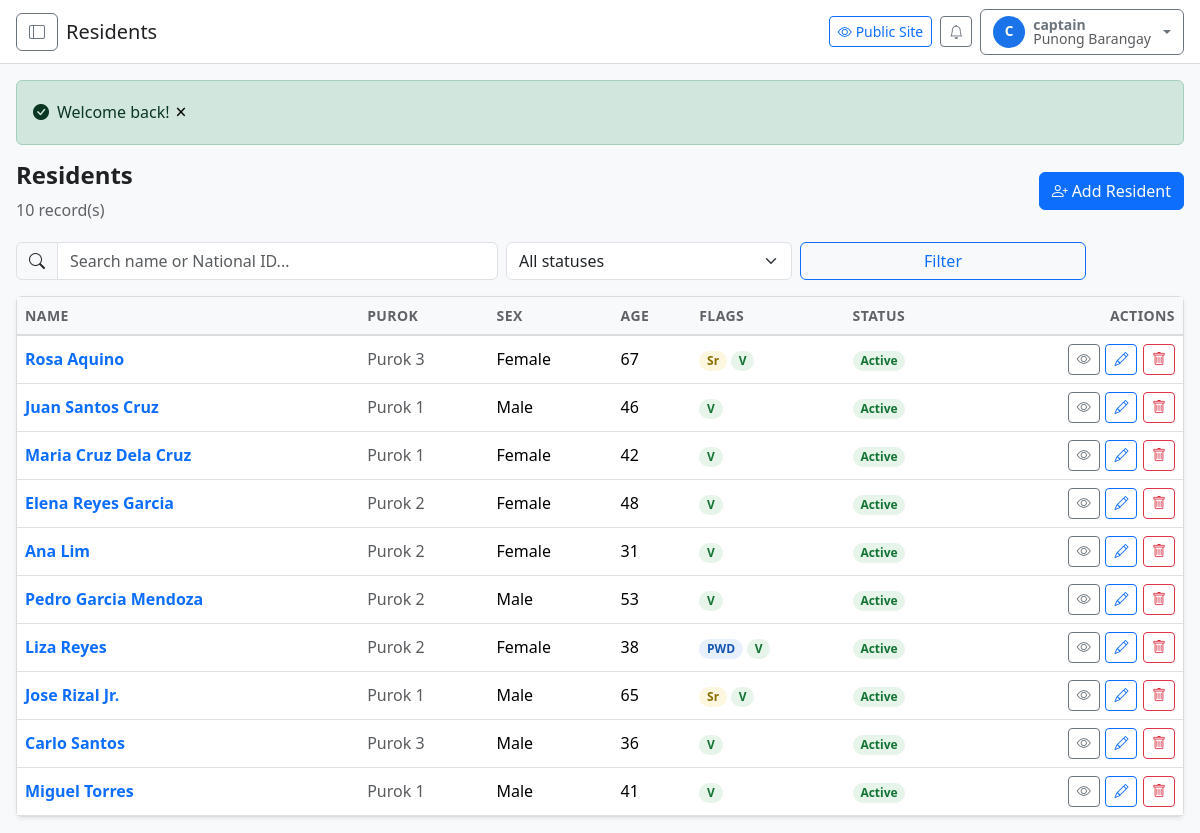
Screenshot of /admin/residents (signed in) with the database file from the repository.
### tables this page shows
CREATE TABLE `users` (
  `id` INT UNSIGNED NOT NULL AUTO_INCREMENT,
  `username` VARCHAR(50) NOT NULL,
  `email` VARCHAR(150) NOT NULL,
  `password_hash` VARCHAR(255) NOT NULL,
  `first_name` VARCHAR(100) NULL DEFAULT NULL,
  `last_name` VARCHAR(100) NULL DEFAULT NULL,
  `role` ENUM('captain','kagawad','secretary','treasurer','bhw','tanod','census','sk_chair','resident') NOT NULL DEFAULT 'resident',
  `status` ENUM('active','inactive','suspended') NOT NULL DEFAULT 'active',
  `email_verified_at` TIMESTAMP NULL DEFAULT NULL,
  `last_login_at` TIMESTAMP NULL DEFAULT NULL,
  `remember_token` VARCHAR(100) NULL DEFAULT NULL,
  `created_at` TIMESTAMP NOT NULL DEFAULT CURRENT_TIMESTAMP,
  `updated_at` TIMESTAMP NOT NULL DEFAULT CURRENT_TIMESTAMP ON UPDATE CURRENT_TIMESTAMP,
  `deleted_at` TIMESTAMP NULL DEFAULT NULL,
  PRIMARY KEY (`id`),
  UNIQUE KEY `uk_users_username` (`username`),
  UNIQUE KEY `uk_users_email` (`email`),
  INDEX `idx_users_role` (`role`),
  INDEX `idx_users_status` (`status`)
);

CREATE TABLE `residents` (
  `id` INT UNSIGNED NOT NULL AUTO_INCREMENT,
  `household_id` INT UNSIGNED NULL,
  `purok_id` INT UNSIGNED NULL,
  `national_id` VARCHAR(30) NULL,
  `first_name` VARCHAR(100) NOT NULL,
  `middle_name` VARCHAR(100) NULL,
  `last_name` VARCHAR(100) NOT NULL,
  `suffix` VARCHAR(10) NULL,
  `sex` ENUM('male','female') NOT NULL,
  `birthdate` DATE NOT NULL,
  `civil_status` ENUM('single','married','widowed','separated','divorced') NOT NULL DEFAULT 'single',
  `blood_type` VARCHAR(5) NULL,
  `disability_type` ENUM('none','visual','hearing','motor','speech','intellectual','psychosocial','multiple') NOT NULL DEFAULT 'none',
  `is_pwd` TINYINT(1) NOT NULL DEFAULT 0,
  `is_senior` TINYINT(1) NOT NULL DEFAULT 0,
  `is_voter` TINYINT(1) NOT NULL DEFAULT 0,
  `educational_attainment` ENUM('none','elementary','high_school','vocational','college','post_graduate') NULL,
  `occupation` VARCHAR(100) NULL,
  `monthly_income` DECIMAL(12,2) NULL,
  `phone` VARCHAR(20) NULL,
  `email` VARCHAR(150) NULL,
  `photo` VARCHAR(255) NULL,
  `status` ENUM('active','deceased','moved_out','inactive') NOT NULL DEFAULT 'active',
  `is_approved` TINYINT(1) NOT NULL DEFAULT 0,
  `created_at` TIMESTAMP NOT NULL DEFAULT CURRENT_TIMESTAMP,
  `updated_at` TIMESTAMP NOT NULL DEFAULT CURRENT_TIMESTAMP ON UPDATE CURRENT_TIMESTAMP,
  `deleted_at` TIMESTAMP NULL DEFAULT NULL,
  PRIMARY KEY (`id`),
  INDEX `idx_residents_household_id` (`household_id`),
  INDEX `idx_residents_purok_id` (`purok_id`),
  INDEX `idx_residents_last_name` (`last_name`),
  INDEX `idx_residents_first_name` (`first_name`),
  INDEX `idx_residents_status` (`status`),
  INDEX `idx_residents_sex` (`sex`),
  INDEX `idx_residents_birthdate` (`birthdate`),
  INDEX `idx_residents_civil_status` (`civil_status`),
  INDEX `idx_residents_is_voter` (`is_voter`),
  INDEX `idx_residents_is_pwd` (`is_pwd`),
  INDEX `idx_residents_is_senior` (`is_senior`),
  INDEX `idx_residents_national_id` (`national_id`),
  CONSTRAINT `fk_residents_household` FOREIGN KEY (`household_id`) REFERENCES `households` (`id`) ON DELETE SET NULL,
  CONSTRAINT `fk_residents_purok` FOREIGN KEY (`purok_id`) REFERENCES `puroks` (`id`) ON DELETE SET NULL
);

CREATE TABLE `puroks` (
  `id` INT UNSIGNED NOT NULL AUTO_INCREMENT,
  `barangay_id` INT UNSIGNED NOT NULL,
  `name` VARCHAR(100) NOT NULL,
  `code` VARCHAR(20) NULL,
  `type` ENUM('purok','sitio','zone') NOT NULL DEFAULT 'purok',
  `classification` ENUM('urban','rural') NOT NULL DEFAULT 'urban',
  `created_at` TIMESTAMP NOT NULL DEFAULT CURRENT_TIMESTAMP,
  `updated_at` TIMESTAMP NOT NULL DEFAULT CURRENT_TIMESTAMP ON UPDATE CURRENT_TIMESTAMP,
  `deleted_at` TIMESTAMP NULL DEFAULT NULL,
  PRIMARY KEY (`id`),
  INDEX `idx_puroks_barangay_id` (`barangay_id`),
  CONSTRAINT `fk_puroks_barangay` FOREIGN KEY (`barangay_id`) REFERENCES `barangays` (`id`) ON DELETE CASCADE
);

### views/admin/residents/index.php (the view, shortened to what the rows shown need)
<div class="page-header d-flex flex-wrap justify-content-between align-items-center gap-2">
    <div>
        <h1 class="page-title">Residents</h1>
        <p class="page-subtitle mb-0"><?= number_format($total) ?> record(s)</p>
    </div>
    <a href="<?= admin_url('residents/create') ?>" class="btn btn-primary"><i class="bi bi-person-plus me-1"></i>Add Resident</a>
</div>
<form method="GET" action="<?= admin_url('residents') ?>" class="row g-2 mb-3">
    <div class="col-md-5">
        <div class="input-group">
            <span class="input-group-text"><i class="bi bi-search"></i></span>
            <input type="text" name="q" class="form-control" placeholder="Search name or National ID..." value="<?= e($search) ?>">
        </div>
    </div>
    <div class="col-md-3">
        <select name="status" class="form-select">
            <option value="">All statuses</option>
        </select>
    </div>
    <div class="col-md-3">
        <button type="submit" class="btn btn-outline-primary w-100">Filter</button>
    </div>
</form>
<div class="card shadow-sm">
    <div class="table-responsive">
        <table class="table table-hover align-middle mb-0">
            <thead>
                <tr>
                    <th>Name</th>
                    <th>Purok</th>
                    <th>Sex</th>
                    <th>Age</th>
                    <th>Flags</th>
                    <th>Status</th>
                    <th class="text-end">Actions</th>
                </tr>
            </thead>
            <tbody>
                <?php foreach ($residents as $res): ?>
                    <?php
                        $age = '';
                        if ($res['birthdate']) {
                            $age = date_diff(date_create($res['birthdate']), date_create('today'))->y;
                        }
                    ?>
                    <tr>
                        <td>
                            <a href="<?= admin_url('residents/' . $res['id']) ?>" class="fw-semibold text-decoration-none">
                                <?= e(trim(($res['first_name'] ?? '') . ' ' . ($res['middle_name'] ?? '') . ' ' . $res['last_name'] . ($res['suffix'] ? ' ' . $res['suffix'] : ''))) ?>
                            </a>
                        </td>
                        <td class="text-muted"><?= e($res['purok_name'] ?? '—') ?></td>
                        <td class="text-capitalize"><?= e($res['sex']) ?></td>
                        <td><?= $age !== '' ? $age : '—' ?></td>
                        <td>
                            <span class="d-inline-flex gap-1">
                                <?php if ($res['is_senior']): ?><span class="badge rounded-pill badge-yellow" title="Senior">Sr</span><?php endif; ?>
                                <?php if ($res['is_pwd']): ?><span class="badge rounded-pill badge-blue" title="PWD">PWD</span><?php endif; ?>
                                <?php if ($res['is_voter']): ?><span class="badge rounded-pill badge-green" title="Voter">V</span><?php endif; ?>
                            </span>
                        </td>
                        <td>
                            <?php
                            $stBadge = match ($res['status']) {
                                'active' => 'badge-green',
                                'inactive', 'moved_out' => 'badge-yellow',
                                'deceased' => 'badge-gray',
                                default => 'badge-gray',
                            };
                            ?>
                            <span class="badge rounded-pill <?= $stBadge ?>"><?= ucwords(str_replace('_', ' ', $res['status'])) ?></span>
                        </td>
                        <td class="text-end">
                            <div class="table-actions justify-content-end">
                                <a href="<?= admin_url('residents/' . $res['id']) ?>" class="btn btn-sm btn-outline-secondary" title="View"><i class="bi bi-eye"></i></a>
                                <a href="<?= admin_url('residents/' . $res['id'] . '/edit') ?>" class="btn btn-sm btn-outline-primary" title="Edit"><i class="bi bi-pencil"></i></a>
                                <form method="POST" action="<?= admin_url('residents/' . $res['id'] . '/delete') ?>" class="d-inline" onsubmit="return confirm('Delete this resident?');">
                                    <button type="submit" class="btn btn-sm btn-outline-danger" title="Delete"><i class="bi bi-trash"></i></button>
                                </form>
                            </div>
                        </td>
                    </tr>
                <?php endforeach; ?>
            </tbody>
        </table>
    </div>
</div>

### views/admin/layouts/main.php (shortened to what the rows shown need)
<?php
$adminUser = \Auth::user();
$userModel = new \Models\User();
?>
<!DOCTYPE html>
<html lang="en" data-theme="light" data-font-scale="100">
<head>
    <link href="https://cdn.jsdelivr.net/npm/bootstrap@5.3.3/dist/css/bootstrap.min.css" rel="stylesheet">
    <link href="https://cdn.jsdelivr.net/npm/bootstrap-icons@1.11.3/font/bootstrap-icons.min.css" rel="stylesheet">
    <link rel="stylesheet" href="<?= asset('css/main.css') ?>">
    <link rel="stylesheet" href="<?= asset('css/admin.css') ?>">
    <link rel="stylesheet" href="<?= asset('css/accessibility.css') ?>" id="accessibility-css">
</head>
<body>
<div class="wrapper d-flex">
    <div class="content flex-grow-1 d-flex flex-column">
        <header class="admin-topbar d-flex align-items-center justify-content-between px-3 py-2">
            <div class="d-flex align-items-center gap-2">
                <button class="btn btn-outline-secondary d-none d-lg-inline-flex" data-bs-toggle="offcanvas" data-bs-target="#adminSidebar" aria-label="Toggle menu"><i class="bi bi-layout-sidebar"></i></button>
                <strong class="h5 mb-0"><?= e($title ?? 'Dashboard') ?></strong>
            </div>
            <div class="d-flex align-items-center gap-2">
                <a href="<?= url('') ?>" class="btn btn-outline-primary btn-sm"><i class="bi bi-eye me-1"></i>Public Site</a>
                <a href="<?= admin_url('notifications') ?>" class="btn btn-outline-secondary btn-sm position-relative" aria-label="Notifications"><i class="bi bi-bell"></i></a>
                <div class="dropdown">
                    <button class="btn btn-outline-secondary dropdown-toggle d-flex align-items-center gap-2" type="button"
                            data-bs-toggle="dropdown" aria-expanded="false">
                        <span class="avatar rounded-circle d-flex align-items-center justify-content-center"><?= e(strtoupper(mb_substr($adminUser['username'] ?? 'U', 0, 1))) ?></span>
                        <span class="d-none d-md-flex flex-column lh-1 text-start">
                            <span class="small fw-semibold"><?= e($adminUser['username'] ?? 'Admin') ?></span>
                            <span class="small text-muted"><?= e($userModel->getRoleName($adminUser['role'])) ?></span>
                        </span>
                    </button>
                </div>
            </div>
        </header>
        <main class="admin-content flex-grow-1 p-3">
            <?php if ($success = flash('success')): ?>
                <div class="alert alert-success d-flex align-items-center" role="alert"><i class="bi bi-check-circle-fill me-2"></i><div><?= e($success) ?></div></div>
            <?php endif; ?>
            <?= $content ?>
        </main>
    </div>
</div>
</body>
</html>

### rows the page displays
users: username "C", username "captain", role "Punong Barangay"
residents: id "10", first_name+middle_name+last_name "Elena Reyes Garcia", purok.name "Purok 2", sex "Female", birthdate "48", is_voter "V", status "Active"
residents: first_name+middle_name+last_name "Rosa Aquino", purok.name "Purok 3", sex "Female", birthdate "67", is_senior "Sr", is_voter "V", status "Active"
residents: first_name+middle_name+last_name "Juan Santos Cruz", purok.name "Purok 1", sex "Male", birthdate "46", is_voter "V", status "Active"
residents: first_name+middle_name+last_name "Maria Cruz Dela Cruz", purok.name "Purok 1", sex "Female", birthdate "42", is_voter "V", status "Active"
residents: first_name+middle_name+last_name "Ana Lim", purok.name "Purok 2", sex "Female", birthdate "31", is_voter "V", status "Active"
residents: first_name+middle_name+last_name "Pedro Garcia Mendoza", purok.name "Purok 2", sex "Male", birthdate "53", is_voter "V", status "Active"
residents: first_name+middle_name+last_name "Liza Reyes", purok.name "Purok 2", sex "Female", birthdate "38", is_pwd "PWD", is_voter "V", status "Active"
residents: first_name+middle_name+last_name "Jose Rizal Jr.", purok.name "Purok 1", sex "Male", birthdate "65", is_senior "Sr", is_voter "V", status "Active"
residents: first_name+middle_name+last_name "Carlo Santos", purok.name "Purok 3", sex "Male", birthdate "36", is_voter "V", status "Active"
residents: first_name+middle_name+last_name "Miguel Torres", purok.name "Purok 1", sex "Male", birthdate "41", is_voter "V", status "Active"

### other values shown
$title "Residents"
$success "Welcome back!"
